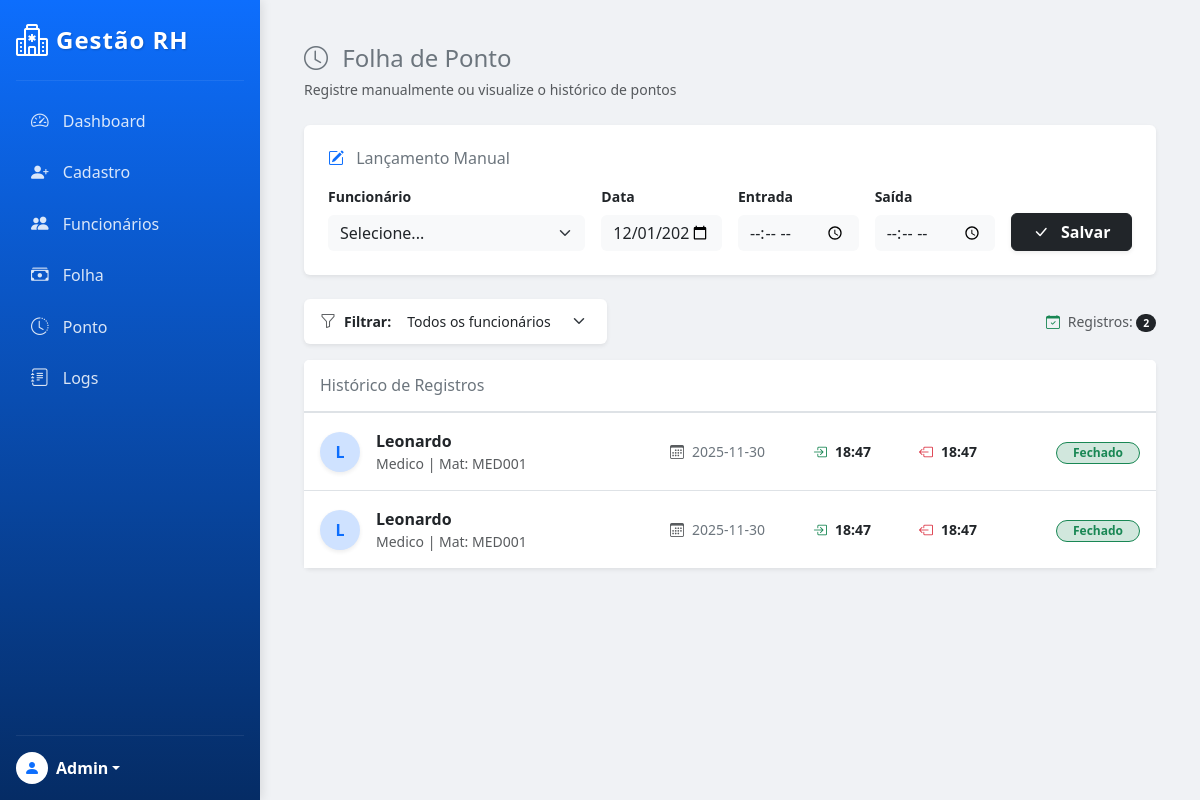
The page /ponto (signed in) on the database as committed earlier.
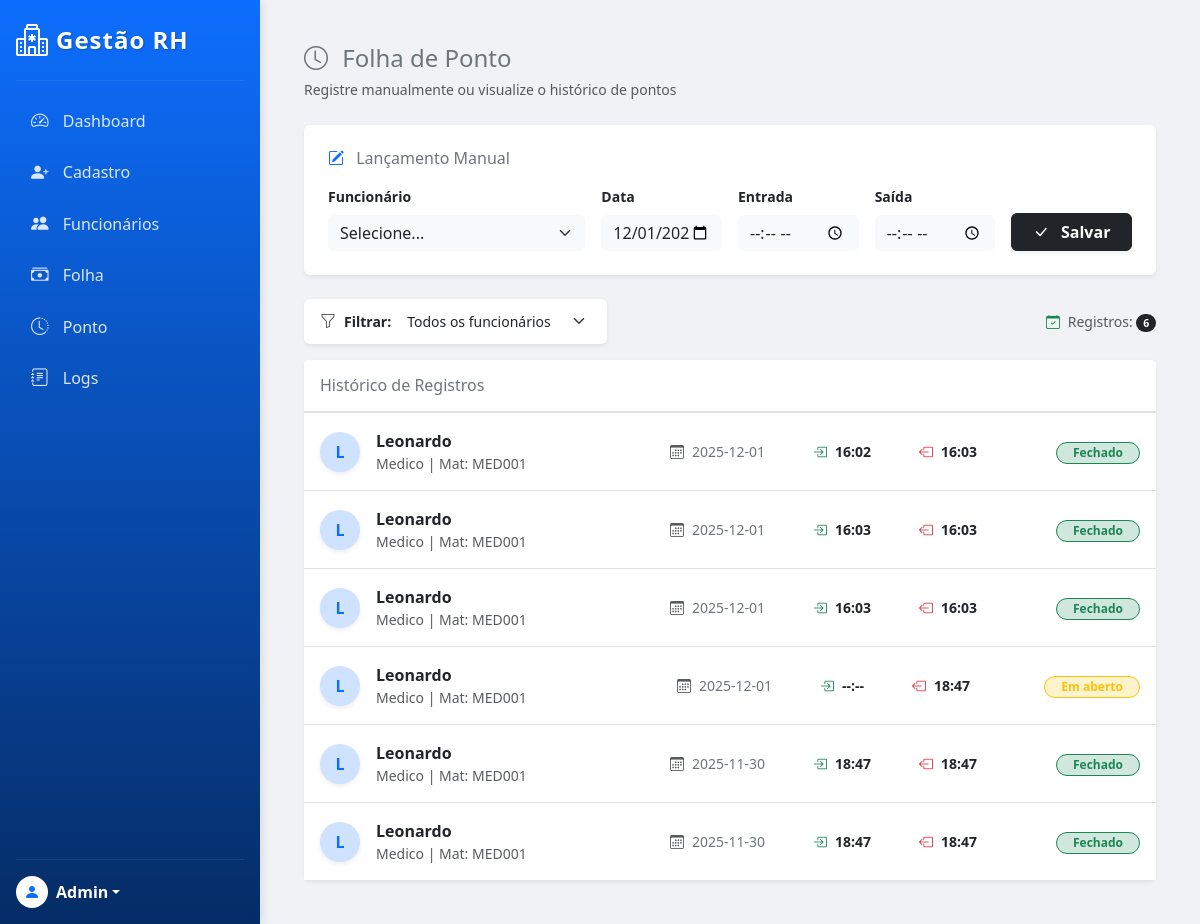
The same page on the database as committed later.
### registro_ponto.py (models this page shows, shortened)
class RegistroPonto(db.Model):
    __tablename__ = 'pontos'
    id = db.Column(db.Integer, primary_key=True)
    data = db.Column(db.String(10), nullable=False) # Formato YYYY-MM-DD
    hora_entrada = db.Column(db.String(5), nullable=True)
    hora_saida = db.Column(db.String(5), nullable=True)
    funcionario_id = db.Column(db.Integer, db.ForeignKey('funcionarios.id'), nullable=False)
    funcionario = db.relationship('Funcionario', backref='pontos')

### funcionario.py (models this page shows, shortened)
class Funcionario(db.Model):
    __tablename__ = 'funcionarios' # Nome da tabela
    id = db.Column(db.Integer, primary_key=True)
    matricula = db.Column(db.String(20), unique=True, nullable=False)
    nome = db.Column(db.String(100), nullable=False)
    cpf = db.Column(db.String(14), nullable=False)
    salario_base = db.Column(db.Float, nullable=False)
    esta_ativo = db.Column(db.Boolean, default=True)
    em_ferias = db.Column(db.Boolean, default=False)
    tipo_func = db.Column(db.String(50))
    __mapper_args__ = {
        'polymorphic_identity': 'funcionario',
        'polymorphic_on': tipo_func
    }

### app.py (the view, shortened to what this page needs)
@app.route('/ponto', methods=['GET', 'POST'])
def ponto():
    if session.get('permissao') != 'admin':
        return redirect('/')
    filtro_id = request.args.get('filtro_id')
    if filtro_id and filtro_id != 'todos':
        pontos = RegistroPonto.query.filter_by(funcionario_id=filtro_id).order_by(RegistroPonto.data.desc()).all()
    else:
        pontos = RegistroPonto.query.order_by(RegistroPonto.data.desc()).all()
    funcionarios = Funcionario.query.filter_by(esta_ativo=True).all()
    return render_template('ponto.html', pontos=pontos, funcionarios=funcionarios, filtro_atual=filtro_id)

### templates/ponto.html (shortened to what this page needs)
{% extends 'base.html' %}
{% block conteudo %}
<div class="container-fluid p-4">
    <div class="mb-4">
        <h4 class="text-secondary mb-1">
            <i class="bi bi-clock me-2"></i> Folha de Ponto
        </h4>
        <small class="text-muted">Registre manualmente ou visualize o histórico de pontos</small>
    </div>
    <div class="card border-0 shadow-sm mb-4">
        <div class="card-body p-4">
            <h6 class="card-title text-secondary mb-3">
                <i class="bi bi-pencil-square text-primary me-2"></i> Lançamento Manual
            </h6>
            <form action="/ponto" method="POST">
                <div class="row g-3 align-items-end">
                    <div class="col-md-4">
                        <label class="form-label fw-bold small">Funcionário</label>
                        <select class="form-select bg-light border-0" name="funcionario_id" required>
                            <option selected disabled value="">Selecione...</option>
                        </select>
                    </div>
                    <div class="col-md-2">
                        <label class="form-label fw-bold small">Data</label>
                        <input type="date" class="form-control bg-light border-0" name="data" required>
                    </div>
                    <div class="col-md-2">
                        <label class="form-label fw-bold small">Entrada</label>
                        <input type="time" class="form-control bg-light border-0" name="entrada">
                    </div>
                    <div class="col-md-2">
                        <label class="form-label fw-bold small">Saída</label>
                        <input type="time" class="form-control bg-light border-0" name="saida">
                    </div>
                    <div class="col-md-2">
                        <button type="submit" class="btn btn-dark w-100 fw-bold shadow-sm">
                            <i class="bi bi-check-lg me-2"></i> Salvar
                        </button>
                    </div>
                </div>
            </form>
        </div>
    </div>
    <div class="d-flex justify-content-between align-items-center mb-3">
        <div class="d-flex align-items-center bg-white p-2 rounded shadow-sm">
            <i class="bi bi-funnel text-muted mx-2"></i>
            <span class="fw-bold small me-2">Filtrar:</span>
            <select class="form-select form-select-sm border-0 bg-transparent" style="width: 200px; cursor: pointer;"
                    onchange="window.location.href='/ponto?filtro_id=' + this.value">
                <option value="todos">Todos os funcionários</option>
            </select>
        </div>
        <div class="text-muted small">
            <span>
                <i class="bi bi-calendar-check text-success me-1"></i> Registros:
                <span class="badge bg-dark rounded-pill">{{ pontos|length }}</span>
            </span>
        </div>
    </div>
    <div class="card border-0 shadow-sm">
        <div class="card-header bg-white py-3 border-bottom">
            <h6 class="mb-0 text-secondary">Histórico de Registros</h6>
        </div>
        <div class="card-body p-0" style="max-height: 500px; overflow-y: auto;">
            <ul class="list-group list-group-flush">
                {% for ponto in pontos %}
                <li class="list-group-item p-3 border-bottom-0 border-top hover-effect">
                    <div class="d-flex justify-content-between align-items-center">
                        <div class="d-flex align-items-center" style="width: 35%;">
                            <div class="rounded-circle me-3 p-2 d-flex justify-content-center align-items-center shadow-sm
                                {% if ponto.funcionario.tipo_func == 'medico' %} bg-primary-subtle text-primary
                                {% elif ponto.funcionario.tipo_func == 'enfermeiro' %} bg-success-subtle text-success
                                {% else %} bg-warning-subtle text-warning {% endif %}"
                                style="width: 40px; height: 40px;">
                                <span class="fw-bold">{{ ponto.funcionario.nome[0] }}</span>
                            </div>
                            <div>
                                <div class="fw-bold text-dark">{{ ponto.funcionario.nome }}</div>
                                <div class="small text-muted">
                                    {{ ponto.funcionario.tipo_func.capitalize() }} | Mat: {{ ponto.funcionario.matricula }}
                                </div>
                            </div>
                        </div>
                        <div class="d-flex align-items-center gap-5 text-secondary small">
                            <div class="d-flex align-items-center" title="Data">
                                <i class="bi bi-calendar3 me-2 text-muted"></i>
                                <span class="fw-medium">{{ ponto.data }}</span>
                            </div>
                            <div class="d-flex align-items-center" title="Entrada">
                                <i class="bi bi-box-arrow-in-right text-success me-2"></i>
                                <span class="fw-bold text-dark">{{ ponto.hora_entrada or '--:--' }}</span>
                            </div>
                            <div class="d-flex align-items-center" title="Saída">
                                <i class="bi bi-box-arrow-left text-danger me-2"></i>
                                <span class="fw-bold text-dark">{{ ponto.hora_saida or '--:--' }}</span>
                            </div>
                        </div>
                        <div style="width: 100px; text-align: right;">
                            {% if ponto.hora_entrada and ponto.hora_saida %}
                                <span class="badge bg-success-subtle text-success border border-success rounded-pill px-3">
                                    Fechado
                                </span>
                            {% else %}
                                <span class="badge bg-warning-subtle text-warning border border-warning rounded-pill px-3">
                                    Em aberto
                                </span>
                            {% endif %}
                        </div>
                    </div>
                </li>
                {% else %}
                <div class="text-center py-5">
                    <i class="bi bi-clock-history display-1 text-light mb-3"></i>
                    <p class="text-muted">Nenhum registro de ponto encontrado para este filtro.</p>
                </div>
                {% endfor %}
            </ul>
        </div>
    </div>
</div>
{% endblock %}

### templates/base.html (shortened to what this page needs)
<!DOCTYPE html>
<html lang="pt-br">
<head>
    <link href="https://cdn.jsdelivr.net/npm/bootstrap@5.3.0/dist/css/bootstrap.min.css" rel="stylesheet">
    <link rel="stylesheet" href="https://cdn.jsdelivr.net/npm/bootstrap-icons@1.10.0/font/bootstrap-icons.css">
</head>
<body>
    <div class="d-flex">
        <div class="d-flex flex-column flex-shrink-0 p-3 text-white sidebar" style="width: 260px;">
            <a href="/" class="d-flex align-items-center mb-3 mb-md-0 me-md-auto text-white text-decoration-none">
                <i class="bi bi-hospital fs-2 me-2"></i>
                <span class="sidebar-brand">Gestão RH</span>
            </a>
            <hr style="border-color: rgba(255,255,255,0.3);">
            <ul class="nav nav-pills flex-column mb-auto">
                <li class="nav-item">
                    <a href="/" class="nav-link">
                        <i class="bi bi-speedometer2"></i> Dashboard
                    </a>
                </li>
                <li>
                    <a href="/cadastro" class="nav-link">
                        <i class="bi bi-person-plus-fill"></i> Cadastro
                    </a>
                </li>
                <li>
                    <a href="/funcionarios" class="nav-link">
                        <i class="bi bi-people-fill"></i> Funcionários
                    </a>
                </li>
                <li>
                    <a href="/folha" class="nav-link">
                        <i class="bi bi-cash-stack"></i> Folha
                    </a>
                </li>
                <li>
                    <a href="/ponto" class="nav-link">
                        <i class="bi bi-clock-history"></i> Ponto
                    </a>
                </li>
                <li>
                    <a href="/logs" class="nav-link">
                        <i class="bi bi-journal-text"></i> Logs
                    </a>
                </li>
            </ul>
            <div class="mt-auto">
                <hr style="border-color: rgba(255,255,255,0.3);">
                <div class="dropdown">
                    <a href="#" class="d-flex align-items-center text-white text-decoration-none dropdown-toggle" id="dropdownUser1" data-bs-toggle="dropdown" aria-expanded="false">
                        <div class="rounded-circle bg-white text-primary d-flex justify-content-center align-items-center me-2" style="width: 32px; height: 32px;">
                            <i class="bi bi-person-fill"></i>
                        </div>
                        <strong>Admin</strong>
                    </a>
                </div>
            </div>
        </div>
        <div class="main-content">
            {% block conteudo %}
            {% endblock %}
        </div>
    </div>
</body>
</html>

### templates/base.html (style rules this page uses)
body { background-color: #f0f2f5; margin: 0; padding: 0; overflow-x: hidden; }
.sidebar { background: linear-gradient(180deg, #0d6efd 0%, #052c65 100%); min-height: 100vh; box-shadow: 2px 0 10px rgba(0,0,0,0.1); }
.nav-link { color: rgba(255, 255, 255, 0.85); font-size: 1rem; margin-bottom: 5px; border-radius: 6px; padding: 10px 15px; transition: all 0.3s ease; }
.nav-link i { margin-right: 10px; font-size: 1.1rem; }
.sidebar-brand { font-size: 1.5rem; font-weight: bold; letter-spacing: 1px; text-shadow: 1px 1px 2px rgba(0,0,0,0.2); }
.main-content { width: 100%; min-height: 100vh; padding: 20px; }

Rows that differ between the two databases and show on the page:
added RegistroPonto: funcionario "L", funcionario.nome "Leonardo", funcionario.tipo_func "Medico", funcionario.matricula "MED001", data "2025-12-01", hora_entrada "16:02", hora_saida "16:03", shows "Fechado"
added RegistroPonto: funcionario "L", funcionario.nome "Leonardo", funcionario.tipo_func "Medico", funcionario.matricula "MED001", data "2025-12-01", hora_entrada "16:03", hora_saida "16:03", shows "Fechado"
added RegistroPonto: funcionario "L", funcionario.nome "Leonardo", funcionario.tipo_func "Medico", funcionario.matricula "MED001", data "2025-12-01", hora_entrada "16:03", hora_saida "16:03", shows "Fechado"
added RegistroPonto: funcionario "L", funcionario.nome "Leonardo", funcionario.tipo_func "Medico", funcionario.matricula "MED001", data "2025-12-01", hora_entrada "--:--", hora_saida "18:47", shows "Em aberto"
Other text that changed with them:
{{ pontos|length }}: "2" → "6"
